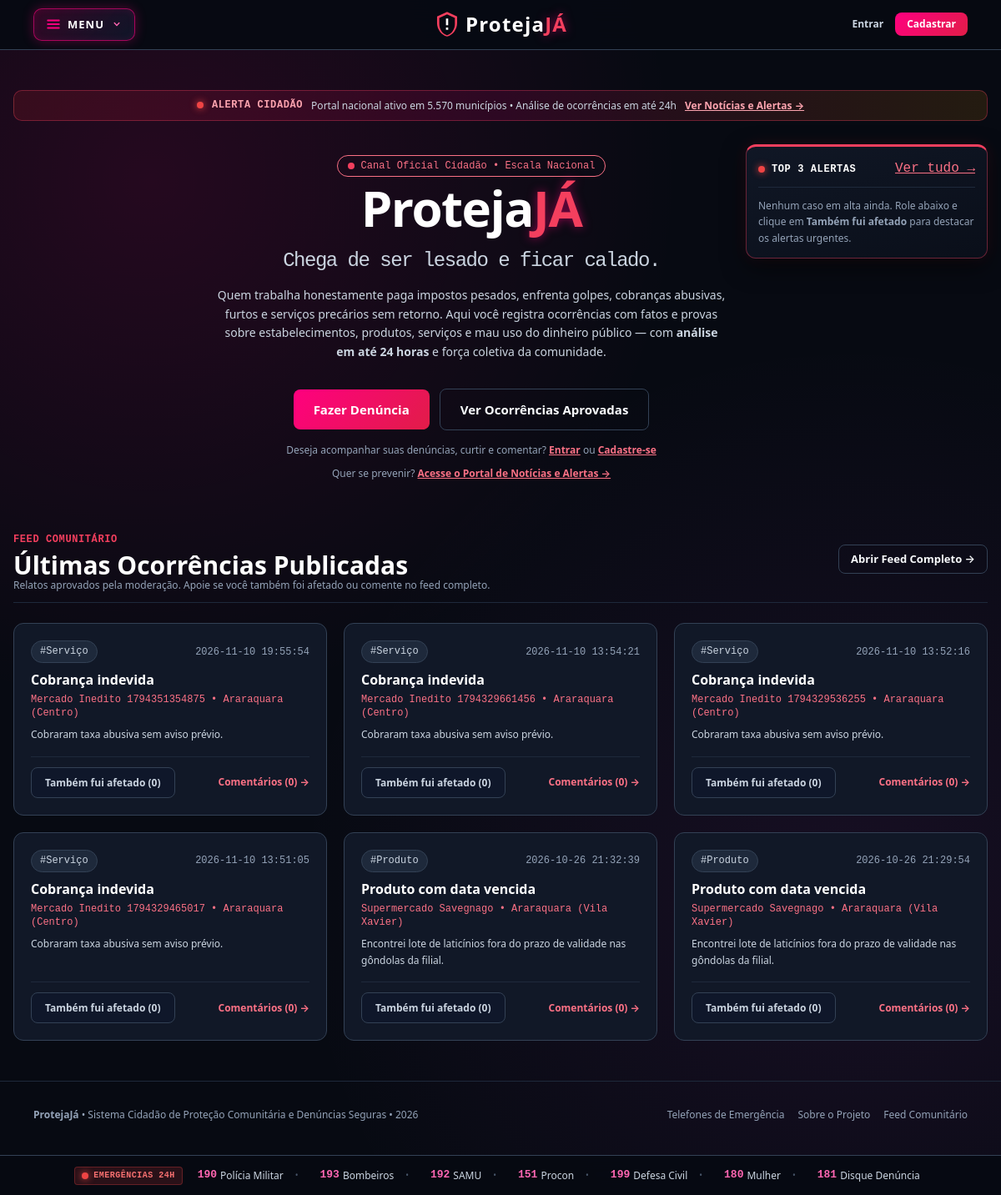
The app's page /home, older data.
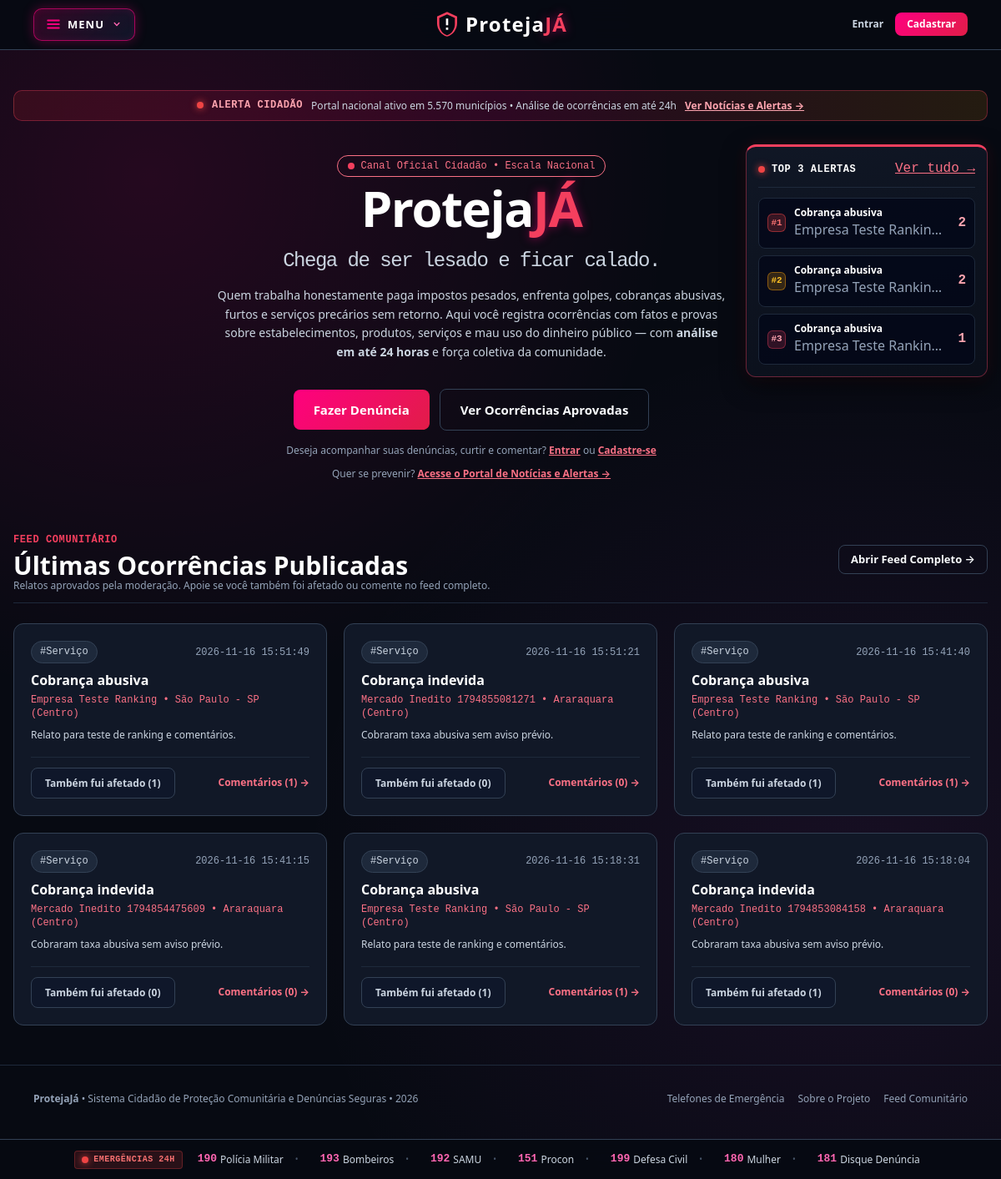
The same page, newer data.
### tables this page shows
CREATE TABLE reports (
    id INTEGER PRIMARY KEY AUTOINCREMENT,
    user_id INTEGER NOT NULL,
    denunciado TEXT NOT NULL DEFAULT '',
    assunto TEXT NOT NULL DEFAULT 'Sem assunto',
    categoria TEXT NOT NULL DEFAULT 'Geral',
    descricao TEXT NOT NULL,
    anexo TEXT,
    status TEXT NOT NULL DEFAULT 'pendente',
    criado_em TEXT NOT NULL DEFAULT (datetime('now', 'localtime')), score_confianca REAL DEFAULT NULL, justificativa_ia TEXT DEFAULT NULL, data_analise_ia TEXT DEFAULT NULL, analisado_por_admin_id INTEGER DEFAULT NULL, termo_aceito INTEGER NOT NULL DEFAULT 1, data_aceite_termo TEXT DEFAULT NULL, cidade TEXT NOT NULL DEFAULT 'Araraquara', bairro TEXT NOT NULL DEFAULT 'Centro',
    FOREIGN KEY (user_id) REFERENCES users (id)
);

### backend/app.py (the view)
    @app.route("/home")
    def home():
        rows = db.denuncias_aprovadas(limite=50)
        ids = [int(r["id"]) for r in rows]
        user_id = session.get("user_id")
        contagens, curtidas_usuario = db.curtidas_por_denuncias(ids, user_id=user_id)
        comentarios_map = db.comentarios_por_denuncias(ids)
        enriquecidas = []
        for r in rows:
            d = dict(r)
            rid = int(d["id"])
            d["likes_count"] = contagens.get(rid, 0)
            d["user_liked"] = rid in curtidas_usuario
            d["comentarios_count"] = len(comentarios_map.get(rid, []))
            enriquecidas.append(d)
        ranking = sorted(
            [d for d in enriquecidas if d["likes_count"] > 0],
            key=lambda x: (-x["likes_count"], -int(x["id"])),
        )[:3]
        denuncias_recentes = enriquecidas[:6]
        return render_template(
            "home.html",
            denuncias_recentes=denuncias_recentes,
            ranking=ranking,
        )

### backend/app.py (called while the page is built)
def usuario_atual():
    user_id = session.get("user_id")
    if not user_id:
        return None
    return db.usuario_por_id(user_id)

### backend/database.py (called while the page is built)
def get_connection():
    if has_app_context():
        if "db_conn" not in g:
            g.db_conn = sqlite3.connect(DB_PATH)
            g.db_conn.row_factory = sqlite3.Row
            g.db_conn.execute("PRAGMA foreign_keys = ON")
        return g.db_conn
    conn = sqlite3.connect(DB_PATH)
    conn.row_factory = sqlite3.Row
    conn.execute("PRAGMA foreign_keys = ON")
    return conn

def close_connection(exception=None):
    if has_app_context() and "db_conn" in g:
        conn = g.pop("db_conn", None)
        if conn is not None:
            conn.close()

def denuncias_aprovadas(limite=100):
    conn = get_connection()
    rows = conn.execute(
        "SELECT id, denunciado, assunto, categoria, descricao, anexo, criado_em, cidade, bairro "
        "FROM reports WHERE status = ? ORDER BY id DESC LIMIT ?",
        (STATUS_APROVADO, limite),
    ).fetchall()
    if not has_app_context():
        conn.close()
    return rows

### backend/templates/home.html (shortened to what the changed rows need)
{% extends "base.html" %}
{% block content %}
<div class="portal-shell py-6 sm:py-10">
    <section class="hero-split-grid mb-14" aria-label="Apresentação e Ranking Top 3">
        <div class="hero-center-col">
            <h1 class="text-4xl sm:text-6xl font-extrabold tracking-tight text-white mb-4 leading-tight">
                Proteja<span class="text-rose-500 brand-glow">JÁ</span>
                <span class="block text-xl sm:text-2xl font-mono text-slate-300 font-normal mt-3">
                    Chega de ser lesado e ficar calado.
                </span>
            </h1>
        </div>
        <aside class="hero-ranking-corner ranking-corner-card" aria-labelledby="tituloRankingHome">
            <div class="flex items-center justify-between gap-2 mb-3 pb-2 border-b border-slate-800">
                <div class="flex items-center gap-2 whitespace-nowrap">
                    <h2 id="tituloRankingHome" class="text-xs font-mono font-extrabold text-white uppercase tracking-wider whitespace-nowrap">
                        Top 3 Alertas
                    </h2>
                </div>
                <a href="/denuncias-publicas?ordem=ranking" class="text-[11px] font-mono text-rose-400 hover:text-rose-300 underline whitespace-nowrap flex-shrink-0">
                </a>
            </div>
            {% if ranking %}
                <div class="space-y-2">
                    {% for top in ranking[:3] %}
                        <a href="/denuncias-publicas#denuncia-{{ top.id }}" class="ranking-corner-item">
                            <div class="flex items-center gap-2.5 min-w-0">
                                <span class="rank-pos rank-pos-{{ loop.index }}">#{{ loop.index }}</span>
                                <div class="min-w-0">
                                    <strong class="text-xs text-white block truncate">{{ top.assunto }}</strong>
                                    <span class="text-[11px] text-slate-400 block truncate">
                                        {{ top.denunciado }} &bull; {{ top.cidade }}
                                    </span>
                                </div>
                            </div>
                            <span class="text-[11px] font-mono font-bold text-rose-300 whitespace-nowrap flex-shrink-0">
                                {{ top.likes_count }}
                            </span>
                        </a>
                    {% endfor %}
                </div>
            {% else %}
                <p class="text-xs text-slate-400 leading-relaxed">
                    Nenhum caso em alta ainda. Role abaixo e clique em <strong>Também fui afetado</strong> para destacar os alertas urgentes.
                </p>
            {% endif %}
        </aside>
    </section>
    <section class="w-full text-left" aria-labelledby="tituloBlogHome">
        <div class="flex flex-col sm:flex-row sm:items-center sm:justify-between gap-3 mb-6 pb-3 border-b border-slate-800">
            <div>
                <h2 id="tituloBlogHome" class="text-2xl sm:text-3xl font-extrabold text-white mt-1">
                    Últimas Ocorrências Publicadas
                </h2>
            </div>
        </div>
        {% if denuncias_recentes %}
            <div class="blog-feed-grid">
                {% for d in denuncias_recentes %}
                    <article class="blog-card" itemscope itemtype="https://schema.org/NewsArticle">
                        <div>
                            <div class="flex items-center justify-between gap-2 mb-2">
                                <a href="/denuncias-publicas?categoria={{ d.categoria }}" class="tag-pill">#{{ d.categoria }}</a>
                                <time class="text-xs text-slate-400 font-mono" itemprop="datePublished" datetime="{{ d.criado_em }}">{{ d.criado_em }}</time>
                            </div>
                            <h3 class="text-base font-bold text-white mb-1" itemprop="headline">{{ d.assunto }}</h3>
                            <div class="text-xs text-rose-400 font-mono mb-2">
                                {{ d.denunciado }} &bull; {{ d.cidade }} ({{ d.bairro }})
                            </div>
                            <p class="text-xs text-slate-300 leading-relaxed mb-4" itemprop="description">
                                {{ d.descricao[:150] }}{% if d.descricao|length > 150 %}...{% endif %}
                            </p>
                        </div>
                        <div class="pt-3 border-t border-slate-800 flex flex-wrap items-center justify-between gap-2 mt-auto">
                            {% if user %}
                                <form method="POST" action="/denuncias-publicas/{{ d.id }}/curtir">
                                    <input type="hidden" name="csrf_token" value="{{ csrf_token() }}">
                                    <button type="submit" class="tab-cyber-btn {% if d.user_liked %}is-active{% endif %}">
                                        {% if d.user_liked %}&#10003; {% endif %}Também fui afetado ({{ d.likes_count }})
                                    </button>
                                </form>
                            {% else %}
                                <a href="/cadastro" class="tab-cyber-btn" title="Cadastre-se para curtir esta ocorrência">
                                    Também fui afetado ({{ d.likes_count }})
                                </a>
                            {% endif %}
                            <a href="/denuncias-publicas#denuncia-{{ d.id }}" class="text-xs text-rose-400 hover:text-rose-300 font-bold">
                                Comentários ({{ d.comentarios_count }}) &rarr;
                            </a>
                        </div>
                    </article>
                {% endfor %}
            </div>
        {% endif %}
    </section>
</div>
{% endblock %}

Row changes from the older to the newer data that the page shows:
no longer on this page (row unchanged): reports: categoria "Serviço", criado_em "2026-11-10 19:55:54", assunto "Cobrança indevida", denunciado "Mercado Inedito 1794351354875", cidade "Araraquara", bairro "Centro", descricao "Cobraram taxa abusiva sem aviso prévio.", likes_count "0", comentarios_count "0", shown under "Últimas Ocorrências Publicadas"
no longer on this page (row unchanged): reports: categoria "Serviço", criado_em "2026-11-10 13:54:21", assunto "Cobrança indevida", denunciado "Mercado Inedito 1794329661456", cidade "Araraquara", bairro "Centro", descricao "Cobraram taxa abusiva sem aviso prévio.", likes_count "0", comentarios_count "0", shown under "Últimas Ocorrências Publicadas"
no longer on this page (row unchanged): reports: categoria "Serviço", criado_em "2026-11-10 13:52:16", assunto "Cobrança indevida", denunciado "Mercado Inedito 1794329536255", cidade "Araraquara", bairro "Centro", descricao "Cobraram taxa abusiva sem aviso prévio.", likes_count "0", comentarios_count "0", shown under "Últimas Ocorrências Publicadas"
no longer on this page (row unchanged): reports: categoria "Serviço", criado_em "2026-11-10 13:51:05", assunto "Cobrança indevida", denunciado "Mercado Inedito 1794329465017", cidade "Araraquara", bairro "Centro", descricao "Cobraram taxa abusiva sem aviso prévio.", likes_count "0", comentarios_count "0", shown under "Últimas Ocorrências Publicadas"
no longer on this page (row unchanged): reports: categoria "Produto", criado_em "2026-10-26 21:32:39", assunto "Produto com data vencida", denunciado "Supermercado Savegnago", cidade "Araraquara", bairro "Vila Xavier", descricao "Encontrei lote de laticínios fora do prazo de validade nas gôndolas da filial.", likes_count "0", comentarios_count "0", shown under "Últimas Ocorrências Publicadas"
no longer on this page (row unchanged): reports: categoria "Produto", criado_em "2026-10-26 21:29:54", assunto "Produto com data vencida", denunciado "Supermercado Savegnago", cidade "Araraquara", bairro "Vila Xavier", descricao "Encontrei lote de laticínios fora do prazo de validade nas gôndolas da filial.", likes_count "0", comentarios_count "0", shown under "Últimas Ocorrências Publicadas"
added reports: assunto "Cobrança abusiva", denunciado "Empresa Teste Rankin…", likes_count "2", shown under "TOP 3 ALERTAS"
added reports: assunto "Cobrança abusiva", denunciado "Empresa Teste Rankin…", likes_count "2", shown under "TOP 3 ALERTAS"
added reports: assunto "Cobrança abusiva", denunciado "Empresa Teste Rankin…", likes_count "1", categoria "Serviço", criado_em "2026-11-16 15:51:49", denunciado "Empresa Teste Ranking", cidade "São Paulo - SP", bairro "Centro", descricao "Relato para teste de ranking e comentários.", comentarios_count "1"
added reports: categoria "Serviço", criado_em "2026-11-16 15:51:21", assunto "Cobrança indevida", denunciado "Mercado Inedito 1794855081271", cidade "Araraquara", bairro "Centro", descricao "Cobraram taxa abusiva sem aviso prévio.", likes_count "0", comentarios_count "0", shown under "Últimas Ocorrências Publicadas"
added reports: categoria "Serviço", criado_em "2026-11-16 15:41:40", assunto "Cobrança abusiva", denunciado "Empresa Teste Ranking", cidade "São Paulo - SP", bairro "Centro", descricao "Relato para teste de ranking e comentários.", likes_count "1", comentarios_count "1", shown under "Últimas Ocorrências Publicadas"
added reports: categoria "Serviço", criado_em "2026-11-16 15:41:15", assunto "Cobrança indevida", denunciado "Mercado Inedito 1794854475609", cidade "Araraquara", bairro "Centro", descricao "Cobraram taxa abusiva sem aviso prévio.", likes_count "0", comentarios_count "0", shown under "Últimas Ocorrências Publicadas"
added reports: categoria "Serviço", criado_em "2026-11-16 15:18:31", assunto "Cobrança abusiva", denunciado "Empresa Teste Ranking", cidade "São Paulo - SP", bairro "Centro", descricao "Relato para teste de ranking e comentários.", likes_count "1", comentarios_count "1", shown under "Últimas Ocorrências Publicadas"
added reports: categoria "Serviço", criado_em "2026-11-16 15:18:04", assunto "Cobrança indevida", denunciado "Mercado Inedito 1794853084158", cidade "Araraquara", bairro "Centro", descricao "Cobraram taxa abusiva sem aviso prévio.", likes_count "1", comentarios_count "0", shown under "Últimas Ocorrências Publicadas"
Text that changed along with them:
text no longer shown: "Nenhum caso em alta ainda. Role abaixo e clique em Também fui afetado para destacar os alertas urgentes."
